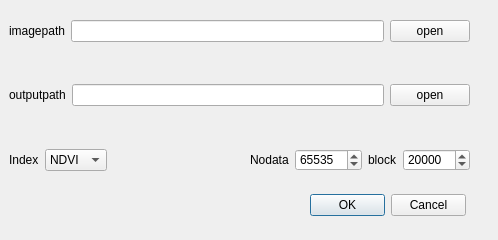
<?xml version="1.0" encoding="UTF-8"?>
<ui version="4.0">
 <class>Dialog_index_calc</class>
 <widget class="QDialog" name="Dialog_index_calc">
  <property name="geometry">
   <rect>
    <x>0</x>
    <y>0</y>
    <width>498</width>
    <height>240</height>
   </rect>
  </property>
  <property name="windowTitle">
   <string>Dialog_index</string>
  </property>
  <widget class="QWidget" name="layoutWidget">
   <property name="geometry">
    <rect>
     <x>9</x>
     <y>20</y>
     <width>461</width>
     <height>151</height>
    </rect>
   </property>
   <layout class="QVBoxLayout" name="verticalLayout_2">
    <item>
     <layout class="QVBoxLayout" name="verticalLayout">
      <item>
       <layout class="QHBoxLayout" name="horizontalLayout">
        <item>
         <widget class="QLabel" name="label">
          <property name="text">
           <string>imagepath</string>
          </property>
         </widget>
        </item>
        <item>
         <widget class="QLineEdit" name="lineEdit_imagpath"/>
        </item>
        <item>
         <widget class="QPushButton" name="pushButton_imagepath">
          <property name="text">
           <string>open</string>
          </property>
         </widget>
        </item>
       </layout>
      </item>
      <item>
       <spacer name="verticalSpacer">
        <property name="orientation">
         <enum>Qt::Vertical</enum>
        </property>
        <property name="sizeHint" stdset="0">
         <size>
          <width>20</width>
          <height>40</height>
         </size>
        </property>
       </spacer>
      </item>
      <item>
       <layout class="QHBoxLayout" name="horizontalLayout_2">
        <item>
         <widget class="QLabel" name="label_2">
          <property name="text">
           <string>outputpath</string>
          </property>
         </widget>
        </item>
        <item>
         <widget class="QLineEdit" name="lineEdit_outputpath"/>
        </item>
        <item>
         <widget class="QPushButton" name="pushButton_outputpath">
          <property name="text">
           <string>open</string>
          </property>
         </widget>
        </item>
       </layout>
      </item>
     </layout>
    </item>
    <item>
     <spacer name="verticalSpacer_2">
      <property name="orientation">
       <enum>Qt::Vertical</enum>
      </property>
      <property name="sizeHint" stdset="0">
       <size>
        <width>20</width>
        <height>40</height>
       </size>
      </property>
     </spacer>
    </item>
    <item>
     <layout class="QHBoxLayout" name="horizontalLayout_5">
      <item>
       <layout class="QHBoxLayout" name="horizontalLayout_3">
        <item>
         <widget class="QLabel" name="label_3">
          <property name="text">
           <string>Index</string>
          </property>
         </widget>
        </item>
        <item>
         <widget class="QComboBox" name="comboBox">
          <property name="minimumSize">
           <size>
            <width>0</width>
            <height>22</height>
           </size>
          </property>
          <property name="currentText">
           <string>NDVI</string>
          </property>
          <item>
           <property name="text">
            <string>NDVI</string>
           </property>
          </item>
          <item>
           <property name="text">
            <string>NDWI</string>
           </property>
          </item>
          <item>
           <property name="text">
            <string>NDBI</string>
           </property>
          </item>
         </widget>
        </item>
       </layout>
      </item>
      <item>
       <spacer name="horizontalSpacer">
        <property name="orientation">
         <enum>Qt::Horizontal</enum>
        </property>
        <property name="sizeHint" stdset="0">
         <size>
          <width>40</width>
          <height>20</height>
         </size>
        </property>
       </spacer>
      </item>
      <item>
       <widget class="QLabel" name="label_4">
        <property name="text">
         <string>Nodata</string>
        </property>
       </widget>
      </item>
      <item>
       <widget class="QSpinBox" name="spinBox">
        <property name="minimumSize">
         <size>
          <width>0</width>
          <height>22</height>
         </size>
        </property>
        <property name="maximum">
         <number>1000000000</number>
        </property>
        <property name="value">
         <number>65535</number>
        </property>
       </widget>
      </item>
      <item>
       <layout class="QHBoxLayout" name="horizontalLayout_6">
        <item>
         <widget class="QLabel" name="label_5">
          <property name="text">
           <string>block</string>
          </property>
         </widget>
        </item>
        <item>
         <widget class="QSpinBox" name="spinBox_2">
          <property name="minimumSize">
           <size>
            <width>0</width>
            <height>22</height>
           </size>
          </property>
          <property name="minimum">
           <number>1000</number>
          </property>
          <property name="maximum">
           <number>1000000</number>
          </property>
          <property name="singleStep">
           <number>100</number>
          </property>
          <property name="value">
           <number>20000</number>
          </property>
         </widget>
        </item>
       </layout>
      </item>
      <item>
       <layout class="QHBoxLayout" name="horizontalLayout_4"/>
      </item>
     </layout>
    </item>
   </layout>
  </widget>
  <widget class="QDialogButtonBox" name="buttonBox">
   <property name="geometry">
    <rect>
     <x>310</x>
     <y>190</y>
     <width>156</width>
     <height>31</height>
    </rect>
   </property>
   <property name="orientation">
    <enum>Qt::Horizontal</enum>
   </property>
   <property name="standardButtons">
    <set>QDialogButtonBox::Cancel|QDialogButtonBox::Ok</set>
   </property>
  </widget>
 </widget>
 <resources/>
 <connections>
  <connection>
   <sender>pushButton_imagepath</sender>
   <signal>clicked()</signal>
   <receiver>Dialog_index_calc</receiver>
   <slot>slot_select_inputpath()</slot>
   <hints>
    <hint type="sourcelabel">
     <x>429</x>
     <y>31</y>
    </hint>
    <hint type="destinationlabel">
     <x>459</x>
     <y>63</y>
    </hint>
   </hints>
  </connection>
  <connection>
   <sender>pushButton_outputpath</sender>
   <signal>clicked()</signal>
   <receiver>Dialog_index_calc</receiver>
   <slot>slot_select_outputpath()</slot>
   <hints>
    <hint type="sourcelabel">
     <x>433</x>
     <y>99</y>
    </hint>
    <hint type="destinationlabel">
     <x>458</x>
     <y>116</y>
    </hint>
   </hints>
  </connection>
  <connection>
   <sender>buttonBox</sender>
   <signal>accepted()</signal>
   <receiver>Dialog_index_calc</receiver>
   <slot>slot_ok()</slot>
   <hints>
    <hint type="sourcelabel">
     <x>359</x>
     <y>200</y>
    </hint>
    <hint type="destinationlabel">
     <x>160</x>
     <y>205</y>
    </hint>
   </hints>
  </connection>
  <connection>
   <sender>buttonBox</sender>
   <signal>rejected()</signal>
   <receiver>Dialog_index_calc</receiver>
   <slot>reject()</slot>
   <hints>
    <hint type="sourcelabel">
     <x>431</x>
     <y>209</y>
    </hint>
    <hint type="destinationlabel">
     <x>482</x>
     <y>230</y>
    </hint>
   </hints>
  </connection>
 </connections>
 <slots>
  <slot>slot_select_inputpath()</slot>
  <slot>slot_select_outputpath()</slot>
  <slot>slot_ok()</slot>
 </slots>
</ui>
